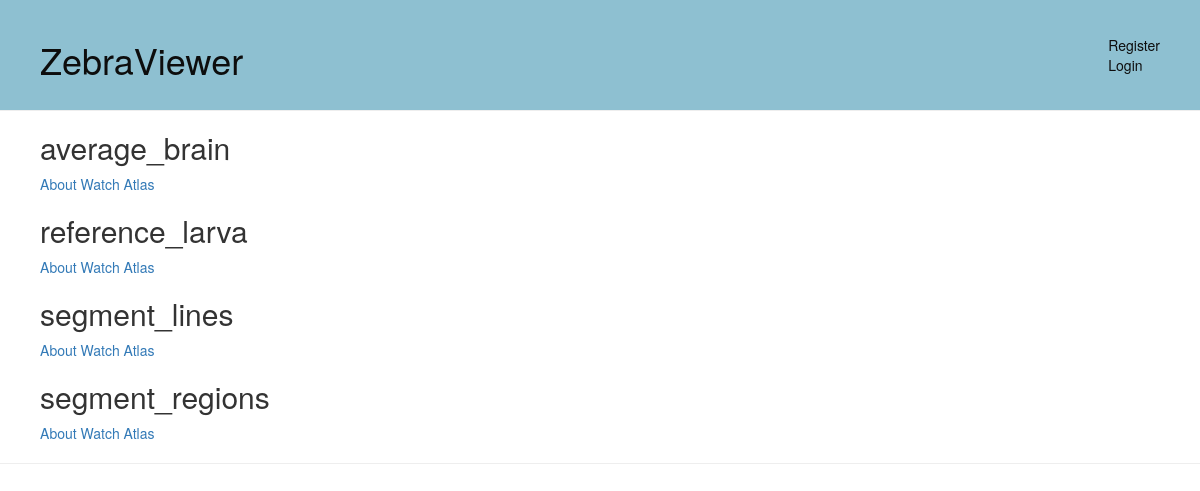
Screenshot of /tfgWeb/ with the database file from the repository.
### tfgWeb/models.py (models this page shows, shortened)
class Galery(models.Model):
    experiment = models.ForeignKey(Experiment)
    name = models.CharField(max_length=128)
    total_times = models.IntegerField(default=0)
    x_size = models.IntegerField(default=0)
    y_size = models.IntegerField(default=0)
    z_size = models.IntegerField(default=0)
    width = models.IntegerField(default=-1)
    height = models.IntegerField(default=-1)
    depth = models.IntegerField(default=-1)
    start_x = models.IntegerField(default=0)
    start_y = models.IntegerField(default=0)
    start_z = models.IntegerField(default=0)

### tfgWeb/views.py (the view)
# urls.py: url(r'^tfgWeb/', views.index, name='index'),
def index(request):
    context_dict = {}
    try:
        user = request.user
    except:
        user = None
    experiment_list = models.get_experiments(user)
    atlas_list = models.get_atlas()
    context_dict['experiment_list'] = experiment_list
    context_dict['atlas_list'] = atlas_list
    context_dict['atlas_experiment'] = atlas_list[0].experiment
    context_dict['upload_form'] = UploadForm()
    return render(request, 'tfgWeb/index.html', context=context_dict)

### tfgWeb/models.py (called while the page is built)
def get_experiments(user):
    if user.is_anonymous():
        return None
    else:
        return Experiment.objects.filter(
            Q(owner=user) | Q(owner=User.objects.get_by_natural_key(config.ADMIN_NAME))).exclude(is_atlas=True)

def get_atlas():
    return Experiment.objects.get(is_atlas=True).get_galerys()

    def get_galerys(self):
        return Galery.objects.filter(Q(experiment=self))

### templates/tfgWeb/index.html (shortened to what this page needs)
<!DOCTYPE html>
{% extends "tfgWeb/base.html" %}
{% load staticfiles %}
{% block body_block %}
        <div class="atlas-list">
            {% for atlas in atlas_list %}
                <h2>{{atlas.name}}</h2>
                <a class="btn-link" href="/info/?experiment={{ atlas_experiment.id }}">About</a>
                <a class="btn-link" href="/atlas/?atlas={{ atlas.id }}">Watch Atlas</a>
            {% endfor %}
        </div>
{% endblock %}

### templates/tfgWeb/base.html (shortened to what this page needs)
<!DOCTYPE html>
{% load staticfiles %}
<html>
    <head>
        <link rel="stylesheet" href="//maxcdn.bootstrapcdn.com/bootstrap/3.2.0/css/bootstrap.min.css">
        <link rel="stylesheet" href="//maxcdn.bootstrapcdn.com/bootstrap/3.2.0/css/bootstrap-theme.min.css">
        <link rel="stylesheet" type=""text/css" href="/static/css/stylesheet.css">
    </head>
    <body>
        <div class="page-header">
            <h1><a id="header-title" href="/tfgWeb/">ZebraViewer</a></h1>
            <div class="user-info">
                {% if request.user.is_authenticated %}
                    Welcome, '{{ request.user.username }}'
                <a class="header-link" href="/logout/">Log out</a>
                {% else %}
                    <a class="header-link" href="/register/">Register</a>
                <br/>
                    <a class="header-link"s href="/login/">Login</a>
                {% endif %}
            </div>
        </div>
        <div class="page-body">
            {% block body_block %}
            {% endblock %}
            </div>
        <hr />
    </body>
</html>

### static/css/stylesheet.css (style rules this page uses)
.page-header { background-color: #8EC0D1; margin-top: 0; padding: 20px 20px 20px 40px; color: #000000; position:relative; }
.atlas-list { color:auto; margin-left: 20px; padding-left:20px; }
.user-info { right: 0; top: 0; padding: 35px 40px 30px 40px; position: absolute; }
#header-title { color: #0d0d0d; text-decoration: None; }
.header-link { text-decoration: None; color: #0d0d0d; padding-left: 20px; }

### rows the page displays
Galery: name "average_brain"
Galery: name "reference_larva"
Galery: name "segment_lines"
Galery: name "segment_regions"
